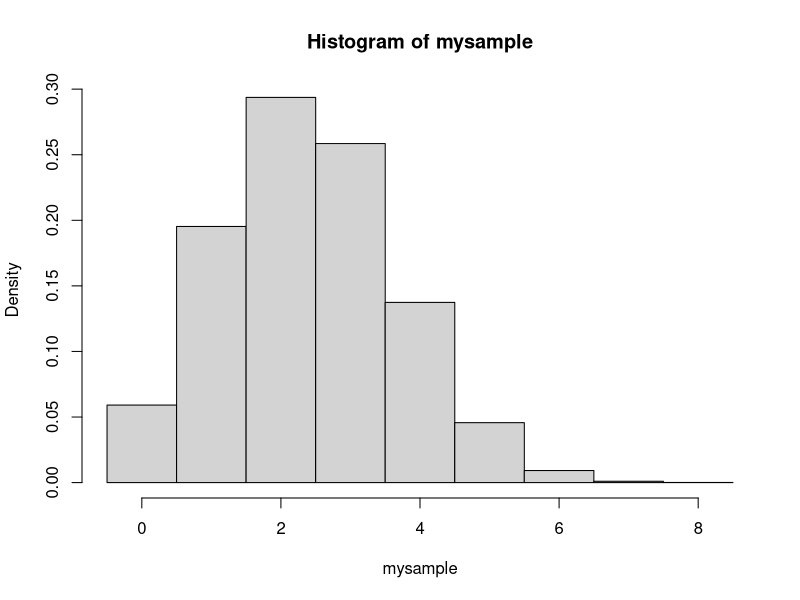

Source code (R):
# Suppose that 𝑋∼𝑏𝑖𝑛(8,0.3). Find P(X=2).

bin_pmf <- function(n_trials, p_success, k_option) {
  possibilities <- choose(n_trials, k_option)
  successes <- p_success ** k_option
  failures <- (1 - p_success) ** (n_trials - k_option)
  possibilities * successes * failures
}

trial_run <- bin_pmf(8, 0.3, 2)

# R has several built-in probability mass functions.
# For example, for 𝑋∼𝑏𝑖𝑛(𝑛,𝑝), 𝑃(𝑋=𝑥) can be computed by typing dbinom(x,n,p).
# Confirm your previous calculation of 𝑃(𝑋=2)
# for 𝑋∼𝑏𝑖𝑛(8,0.3) by using this function.

if (round(trial_run, 4) == round(dbinom(2, 8, 0.3), 4)) {
  TRUE
} else {
  FALSE
}

# Compute 𝑃(𝑋≤2.6)=𝑃(𝑋=0)+𝑃(𝑋=1)+𝑃(𝑋=2).
# Do this using the dbinom function.

cumul_trial <- dbinom(0, 8, 0.3) + dbinom(1, 8, 0.3) + dbinom(2, 8, 0.3)

# R has a built-in cumulative distribution function for the
# binomial distribution as well as many other commonly used distributions.
# To compute 𝑃(𝑋≤𝑥) for the 𝑏𝑖𝑛(𝑛,𝑝) distribution,
# we would type pbinom(x,n,p).
# Use this to verify your calculation of 𝑃(𝑋≤2.6) when 𝑋∼𝑏𝑖𝑛(8,0.3).

if (round(cumul_trial, 4) == round(pbinom(2, 8, 0.3), 4)) {
  TRUE
} else {
  FALSE
}

# Suppose that 𝑋 has a Poisson distribution with parameter 𝜆=3.2.
# Compute 𝑃(𝑋=5).

pois_pmf <- function(k, lambda) {
  numerator <- (lambda ** k) * exp(-1 * lambda)
  denominator <- factorial(k)
  numerator / denominator
}
my_pois_pmf <- pois_pmf(5, 3.2)

# Guess at the command to do this with the built-in
# probability mass function based on what you learned
# with the binomial distribution.
# Make sure your answers match!

if (round(my_pois_pmf, 4) == round(dpois(5, 3.2), 4)) {
  TRUE
} else {
  FALSE
}

# Use the R function for the cdf to determine, via trial and error,
# the smallest value of 𝑥 so that 𝑃(𝑋≤𝑥) first becomes greater than 0.9.

pois_cdf_test <- function(lamb) {
  cdf_complete <- FALSE
  ii <- 0
  while (cdf_complete == FALSE) {
    if (ppois(ii, lamb) > 0.9) {
      cdf_complete <- TRUE
    } else {
      ii <- ii + 1
    }
  }
  ii
}
pois_cdf_test(0.9)

mysample = rbinom(10000,8,0.3)

# To simulate 10,000 values from the 𝑏𝑖𝑛(8,0.3) distribution,
# we would type rbinom(10000,8,0.3).
# Write code here to determine the proportion of times the output is 2
# and compare it to the true probability that P(X=2).
mysample <- rbinom(10000, 8, 0.3)
num_2s <- length(mysample[mysample == 2])
proportion_2s <- num_2s / 10000
proportion_2s - dbinom(2, 8, 0.3)

# Here is a function to tabulate the frequencies for all values
# then divide by 10,000 to get proportions.
table(mysample) / 10000
# now let's make a histogram of our table
br <- seq(-0.5, 8.5, 1)
hist(mysample, prob = TRUE, breaks = br)
